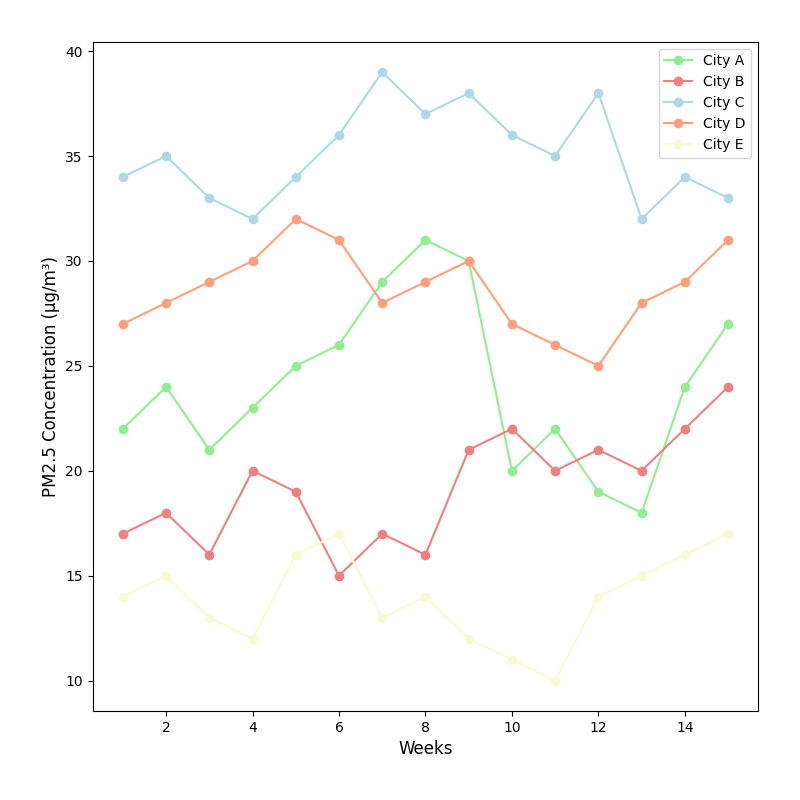

The Python source for this figure:
import matplotlib.pyplot as plt
import numpy as np

pollutants_data = {
    "City A": [22, 24, 21, 23, 25, 26, 29, 31, 30, 20, 22, 19, 18, 24, 27],
    "City B": [17, 18, 16, 20, 19, 15, 17, 16, 21, 22, 20, 21, 20, 22, 24],
    "City C": [34, 35, 33, 32, 34, 36, 39, 37, 38, 36, 35, 38, 32, 34, 33],
    "City D": [27, 28, 29, 30, 32, 31, 28, 29, 30, 27, 26, 25, 28, 29, 31],
    "City E": [14, 15, 13, 12, 16, 17, 13, 14, 12, 11, 10, 14, 15, 16, 17]
}

data = [pollutants_data[city] for city in pollutants_data]
cities = list(pollutants_data.keys())

fig, ax = plt.subplots(figsize=(8, 8))

months = np.arange(1, 16)
colors = ['lightgreen', 'lightcoral', 'lightblue', 'lightsalmon', 'lightgoldenrodyellow']
for i, city in enumerate(cities):
    ax.plot(months, data[i], marker='o', color=colors[i], label=city)

ax.set_xlabel('Weeks', fontsize=12)
ax.set_ylabel('PM2.5 Concentration (µg/m³)', fontsize=12)
ax.legend()

plt.tight_layout(pad=3.0)
plt.show()
